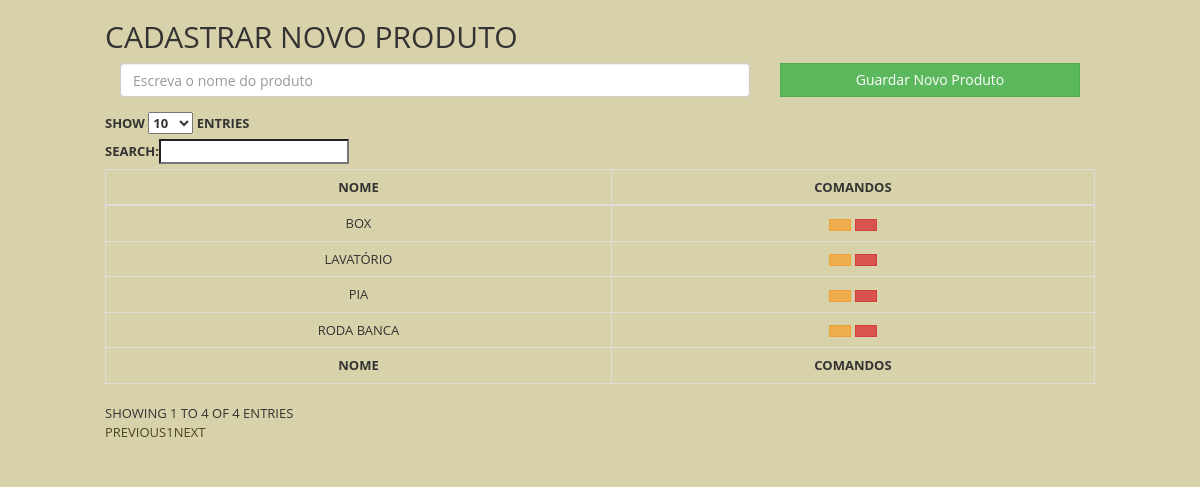
Page /admin.php?page=add_produto (signed in) on the committed database.
### tables this page shows
CREATE TABLE `produto` (
  `ID` int(11) NOT NULL,
  `Nome` varchar(200) NOT NULL,
  `id_empresa` int(11) NOT NULL
);

### inc/mysqls.php (called while the page is built, shortened)
<?php
$sqlProduts = "SELECT * FROM produto  WHERE id_empresa='".$_SESSION['empresa_id']."'";
$sqlUsuario = "SELECT * FROM usuarios WHERE usuario='".$_SESSION['user_marmo']."' AND id_empresa='".$_SESSION['empresa_id']."'";
$openUsuario = mysqli_query($con, $sqlUsuario);
if ($userM = mysqli_fetch_assoc($openUsuario)) {
    $usuarioNivel = $userM['nivel'];
}
?>

### pages/produtos/add_produto.php (the view, shortened to what this page needs)
<?php
if($usuarioNivel == 1){
?>
<div class="row content">
    <div class="row">
        <div class="col-sm-12">
            <h2>Cadastrar novo Produto</h2>
            <div id="Allform">
                <form method="post" action="data/addProduto.php">
                    <div class="form-group col-sm-8">
                        <input type="text" name="nome" class="form-control" id="nome" placeholder="Escreva o nome do produto" autocomplete="off">
                    </div>
                    <div class="form-group col-sm-4">
                        <button type="submit" class="btn btn-success col-sm-12">Guardar Novo Produto</button>
                    </div>
                </form>
            </div>
            <table id="tableuser" class="table table-bordered" style="width:100%">
                <thead>
                    <tr>
                        <th class="text-center">Nome</th>
                        <th class="text-center">Comandos</th>
                    </tr>
                </thead>
                <tbody>
                    <?php
                    $result = mysqli_query($con, $sqlProduts);
                    while ($row = mysqli_fetch_array($result)) {
                    ?>
                        <tr>
                            <td class="text-center"><?php echo $row['Nome']; ?> </td>
                            <td class="text-center">
                                <a class="btn btn-sm btn-warning" href="admin.php?page=editaproduto&id=<?php echo $row['ID']; ?>"><i class="fa fa-pencil" aria-hidden="true"></i></a>
                                <a class="btn btn-sm btn-danger" href="data/apagarproduto.php?id=<?php echo $row['ID']; ?>"><i class="fa fa-minus" aria-hidden="true"></i></a>
                            </td>
                        </tr>
                    <?php } ?>
                </tbody>
                <tfoot>
                    <tr>
                        <th class="text-center"> Nome</th>
                        <th class="text-center">Comandos</th>
                    </tr>
                </tfoot>
            </table>
        </div>
    </div>
    <?php
    }else{
        echo "<div class='col-sm-12 text-center alert alert-danger'><h1>Você não tem permissão para acessar essa página.</h1></div>";
    }
    ?>

### css/main.css (style rules this page uses)
body { font-family: 'Open Sans', sans-serif; font-size: 13px; line-height: 1.42857143; color: #333; background-color: #d8d2aa; text-transform: uppercase; width: 80%; margin: 0 auto; }
a { color: #4a461a; text-decoration: none; }
h1, h2, h3, h4, h5, h6 { font-family: inherit; font-weight: 500; line-height: 1.1; color: inherit; }
.btn { border-radius: 0px; }
table { border: black solid 2px; }
table thead { border-color: black solid 1px; }
table tbody { border-color: black; }
table tbody tr { border-color: black; }

### css/print.css (style rules this page uses)
* { color: #000 !important; text-shadow: none !important; background: transparent !important; box-shadow: none !important; }

### rows in the picture
produto: Nome "BOX"
produto: Nome "PIA"
produto: Nome "LAVATÓRIO"
produto: Nome "RODA BANCA"
